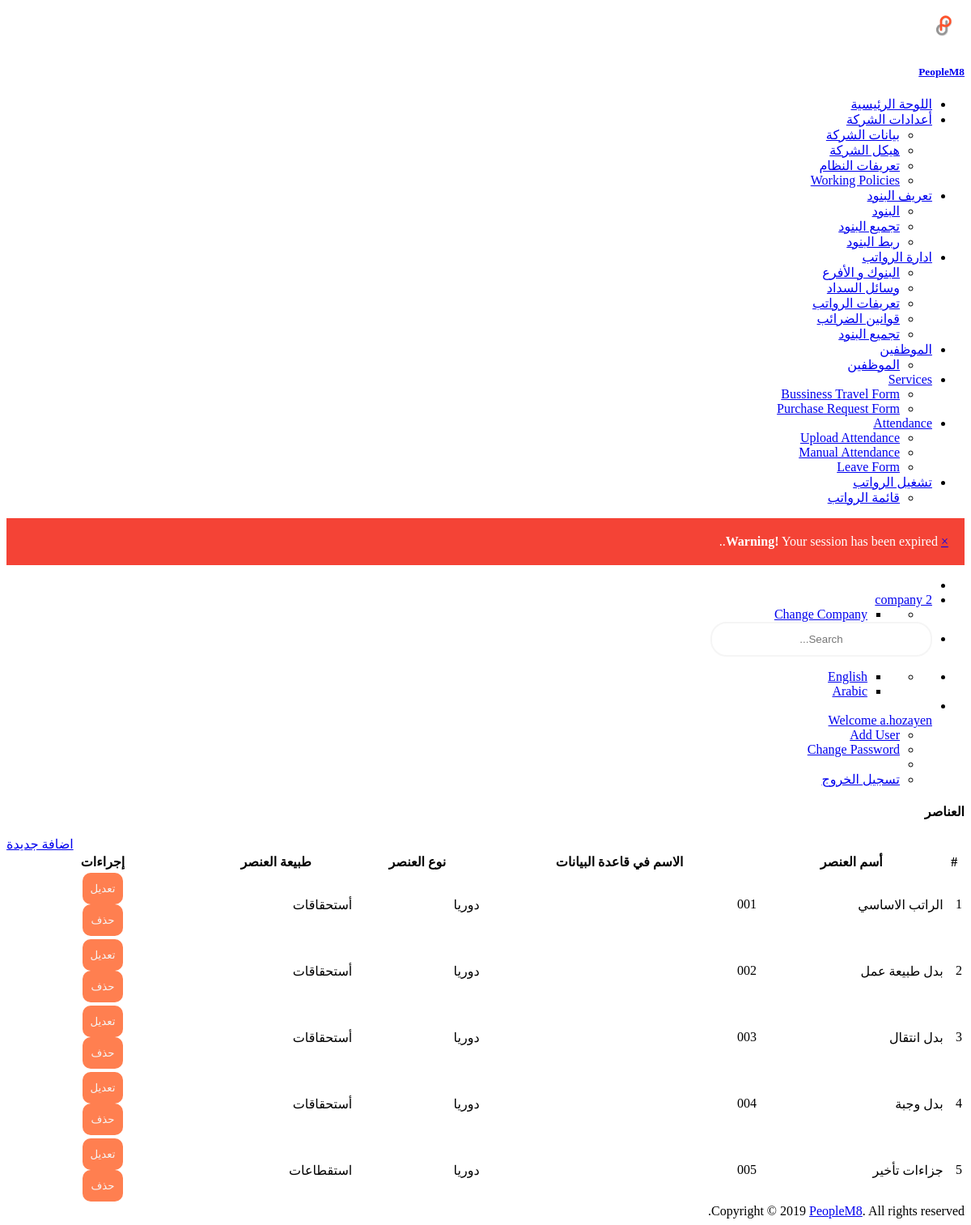
The app's page /element/element/list/ (signed in) with its own data.
### custom_user/models.py (models this page shows)
class User(AbstractUser):
    emp_type_list = [("A", _("Admin")),
                     ("E", _("Employee"))]
    company = models.ForeignKey(Enterprise, null=True, blank=True, on_delete=models.CASCADE, related_name='company_user', verbose_name=_('Name'))
    employee_type = models.CharField(max_length=3, choices=emp_type_list, verbose_name=_('Employee Type'))
    business_unit_name = models.CharField(max_length=150, null=True, blank=True, verbose_name=_('Business Unit Name'))
    reg_tax_num = models.CharField(max_length=150, null=True, blank=True, verbose_name=_('Reg Tax Num'))
    commercail_record = models.CharField(max_length=150, null=True, blank=True, verbose_name=_('Commercail Record '))

### company/models.py (models this page shows)
class Enterprise(models.Model):
    enterprise_user = models.ForeignKey(settings.AUTH_USER_MODEL, on_delete=models.CASCADE, related_name="company_user")
    name = models.CharField(max_length=255, verbose_name=_('Company Name'))
    reg_tax_num = models.CharField(max_length=150, verbose_name=_('Reg Tax Num'))
    commercail_record = models.CharField(max_length=150, verbose_name=_('Commercial Record'))
    address1 = models.CharField(max_length=255, blank=True, null=True, verbose_name=_('Address1'))
    phone = models.CharField(max_length=255, blank=True, null=True, verbose_name=_('Phone'))
    mobile = models.CharField(max_length=255, blank=True, null=True, verbose_name=_('Mobile'))
    fax = models.CharField(max_length=255, blank=True, null=True, verbose_name=_('Fax'))
    email = models.EmailField(blank=True, null=True, verbose_name=_('Email'))
    country = models.ForeignKey(Country, on_delete=models.CASCADE, null=True, blank=True, verbose_name=_('Country'))
    slug = models.SlugField(blank=True, null=True)
    start_date = models.DateField(auto_now=False, auto_now_add=False, default=date.today, verbose_name=_('Start Date'))
    end_date = models.DateField(auto_now=False, auto_now_add=False, blank=True, null=True, verbose_name=_('End Date'))
    created_by = models.ForeignKey(settings.AUTH_USER_MODEL, blank=False, on_delete=models.CASCADE,
                                   related_name="company_created_by")
    creation_date = models.DateField(auto_now=True, auto_now_add=False)
    last_update_by = models.ForeignKey(settings.AUTH_USER_MODEL, blank=True, null=True, on_delete=models.CASCADE,
                                       related_name="company_last_update_by")
    last_update_date = models.DateField(auto_now=False, auto_now_add=True)
    attribute1 = models.CharField(max_length=255)
    attribute2 = models.CharField(max_length=255)
    attribute3 = models.CharField(max_length=255)
    attribute4 = models.CharField(max_length=255)
    attribute5 = models.CharField(max_length=255)
    attribute6 = models.CharField(max_length=255)
    attribute7 = models.CharField(max_length=255)
    attribute8 = models.CharField(max_length=255)
    attribute9 = models.CharField(max_length=255)
    attribute10 = models.CharField(max_length=255)
    attribute11 = models.CharField(max_length=255)
    attribute12 = models.CharField(max_length=255)
    attribute13 = models.CharField(max_length=255)
    attribute14 = models.CharField(max_length=255)
    attribute15 = models.CharField(max_length=255)
    def __str__(self):
        return self.name

### element_definition/models.py (models this page shows, shortened)
class Element_Master(models.Model):
    enterprise = models.ForeignKey(Enterprise, on_delete=models.CASCADE, related_name='enterprise_element_master',
                                   verbose_name=_('Enterprise Name'))
    element_name = models.CharField(max_length=100, verbose_name=_('Name'))
    db_name = models.CharField(max_length=4, null=True, blank=True, verbose_name=_('db Name'))
    element_type = models.ForeignKey(LookupDet, on_delete=models.CASCADE, null=True, blank=True,
                                     related_name='lookup_element', verbose_name=_('Element Type'))
    classification = models.ForeignKey(LookupDet, on_delete=models.CASCADE, null=True, blank=True,
                                       related_name='lookup_classification', verbose_name=_('classification'))
    effective_date = models.DateField(auto_now=False, auto_now_add=False, default=date.today, null=True, blank=True,
                                      verbose_name=_('Effective Date'))
    retro_flag = models.BooleanField(verbose_name=_('Retro Flag'))
    tax_flag = models.BooleanField(verbose_name=_('Tax Flag'))
    fixed_amount = models.IntegerField(default=0, verbose_name=_('Fixed Amount'))
    element_formula = models.TextField(max_length=255, null=True, blank=True, verbose_name=_('Formula'))
    start_date = models.DateField(auto_now=False, auto_now_add=False, default=date.today, verbose_name=_('Start Date'))
    end_date = models.DateField(auto_now=False, auto_now_add=False, null=True, blank=True, verbose_name=_('End Date'))
    created_by = models.ForeignKey(settings.AUTH_USER_MODEL, blank=False, on_delete=models.CASCADE,
                                   related_name="element_master_created_by")
    creation_date = models.DateField(auto_now=True, auto_now_add=False)
    last_update_by = models.ForeignKey(settings.AUTH_USER_MODEL, null=True, blank=True, on_delete=models.CASCADE,
                                       related_name="element_master_last_update_by")
    last_update_date = models.DateField(auto_now=False, auto_now_add=True)

### defenition/models.py (models this page shows)
class LookupDet(models.Model):
    lookup_type_fk	=	models.ForeignKey(LookupType, on_delete=models.CASCADE,related_name='lookup_type_fk',verbose_name=_('Lookup Type'))
    name	=	models.CharField(max_length=50,verbose_name=_('Name'))
    code	=	models.CharField(max_length=50,verbose_name=_('Code'))
    description	=	models.CharField(max_length=255, null=True, blank=True,verbose_name=_('Description'))
    start_date	=	models.DateField(auto_now=False, auto_now_add=False, default=date.today,verbose_name=_('Start Date') )
    end_date	=	models.DateField(auto_now=False, auto_now_add=False, blank=True, null=True,verbose_name=_('End Date'))
    created_by =    models.ForeignKey(settings.AUTH_USER_MODEL, blank=False,on_delete=models.CASCADE,related_name="lookup_det_created_by")
    creation_date	=	models.DateField(auto_now=True, auto_now_add=False)
    last_update_by	=	models.ForeignKey(settings.AUTH_USER_MODEL,null=True, blank=True, on_delete=models.CASCADE,related_name="lookup_det_last_update_by")
    last_update_date	=	models.DateField(auto_now=False, auto_now_add=True)
    def __str__(self):
        return self.name

### element_definition/views.py (the view)
# urls.py: path('list/', views.listElementView, name='list-element'),
def listElementView(request):
    if request.method == 'GET':
        element_flag = False
        element_master = Element_Master.objects.filter(enterprise=request.user.company).filter(
            (Q(end_date__gte=date.today()) | Q(end_date__isnull=True)))
        for x in element_master:
            if x.db_name == '001' and x.enterprise == request.user.company:
                element_flag = True
    myContext = {
        'page_title': _('elements'),
        'element_master': element_master,
        'basic_flag': element_flag,
    }
    return render(request, 'list-elements.html', myContext)

### element_definition/templates/list-elements.html (shortened to what this page needs)
{% extends 'master.html'%}
{% load staticfiles%}
{% load crispy_forms_tags %}
{% load l10n %}
{% load i18n %}
{% block body%}
<div class="container-fluid">
  <div class="row" style="margin-left:0px;">
    <div class="col-md-8">
      <h4 class="c-grey-900">{{page_title|title}}</h4>
    </div>
    <div class="col-md-4">
      <div class="gap-10 peers {% if LANGUAGE_BIDI %} push-left {% else %} push-right {% endif %}">
        <div class="peer">
          {% if basic_flag is False %}
          <button type="button" class="btn cur-p btn-primary" data-toggle="modal" data-target="#basic_element_modal">{% trans "Add" %}</button>
          {% else %}
          <a href="{% url 'element_definition:element-create' %}" class="btn cur-p btn-primary">{% trans "Add" %}</a>
          {% endif %}
        </div>
      </div>
    </div>
  </div>
  <div class="row" style="margin-left:0px;">
    <div class="col-md-12">
      <div class="bgc-white bd bdrs-3 p-20 mB-20">
        <table class="table table-striped table-bordered" id="dataTable" width="100%">
          <thead>
            <tr>
              <th>#</th>
              <th>{% trans "Element Name" %}</th>
              <th>{% trans "Database Name" %}</th>
              <th>{% trans "Element Type" %}</th>
              <th>{% trans "Element Classification" %}</th>
              <th width="20%">{% trans "Actions" %}</th>
            </tr>
          </thead>
          <tbody>
            {% for x in element_master %}
            <tr>
              <td scope="row">{{ forloop.counter }}</td>
              <td>{{ x.element_name }}</td>
              <td>{{ x.db_name }}</td>
              <td>{{ x.element_type }}</td>
              <td>{{ x.classification }}</td>
              <td class="Actions">
                <div class="gap-10 peers">
                  <div class="peer">
                    <a href="{% url 'element_definition:update-element' pk=x.id %}">
                      <button type="button" class="btn cur-p btn-outline-primary">{% trans "Update" %}</button>
                    </a>
                  </div>
                  <div class="peer">
                    <a href="#">
                      <button type="button" class="btn cur-p btn-outline-danger" data-toggle="modal" data-target="#delete-modal{{x.pk}}">{% trans "Delete" %}</button>
                    </a>
                  </div>
                </div>
              </td>
            </tr>
            {% endfor %}
          </tbody>
        </table>
      </div>
    </div>
  </div>
</div>
{% endblock body%}

### MashreqPayroll/templates/top_nav.html (shortened to what this page needs)
{% load staticfiles %}
{% load i18n %}
{% load l10n %}
{% get_current_language_bidi as LANGUAGE_BIDI %}
<div class="header-container">
  <ul class="{% if LANGUAGE_BIDI %} nav-right {% else %} nav-left {% endif %}">
    <li><a id="sidebar-toggle" class="sidebar-toggle" href="javascript:void(0);"></a></li>
    <li class="notifications dropdown">
      <a href="#" class="dropdown-toggle no-after" data-toggle="dropdown">
        {% if LANGUAGE_BIDI %}
        <span class="fsz-sm c-grey-900">{{request.user.company}}</span>
        {% else %}
        <span class="fsz-sm c-grey-900">{{request.user.company}}</span>
        <i class="ti-angle-down" style="font-size: xx-small;"></i>
        {% endif %}
      </a>
      <ul class="dropdown-menu" style="min-width: 125px;">
        <li>
          <ul class="dropdown-menu p-5 fsz-sm" style="position: relative;">
            <li><a href="{% url 'company:user-companies-list' %}" class="d-b td-n pY-5 bgcH-grey-100 c-grey-700">{% trans "Change Company" %}</a></li>
          </ul>
        </li>
      </ul>
    </li>
    <li class="search-input"><input class="form-control" type="text" placeholder="Search..."></li>
  </ul>
  <ul class="{% if LANGUAGE_BIDI %} nav-left {% else %} nav-right {% endif %}">
    <li class="notifications dropdown">
      <ul class="dropdown-menu" style="min-width: 125px;">
        <li>
          <ul class="ovY-a pos-r scrollable lis-n p-0 m-0 fsz-sm">
            <li><a href="{% url 'home:en' %}" class="peers fxw-nw td-n p-20 bdB c-grey-800 cH-blue bgcH-grey-100">English</a></li>
            <li><a href="{% url 'home:ar' %}" class="peers fxw-nw td-n p-20 bdB c-grey-800 cH-blue bgcH-grey-100">Arabic</a></li>
          </ul>
        </li>
      </ul>
    </li>
    <li class="dropdown">
      <a href="#" class="dropdown-toggle no-after peers fxw-nw ai-c lh-1" data-toggle="dropdown">
        <div class="peer mR-10"><img class="w-2r bdrs-50p" src="#" alt=""></div>
        <div class="peer"><span class="fsz-sm c-grey-900">Welcome {{request.user}}</span></div>
      </a>
      <ul class="dropdown-menu fsz-sm">
        {% if request.user.employee_type == 'A'%}
        <li><a href="{% url 'home:new-user' %}" class="d-b td-n pY-5 bgcH-grey-100 c-grey-700">
            <span>{% trans "Add User" %}</span></a>
        </li>
        {% endif %}
        <li><a href="{% url 'home:password_change' %}" class="d-b td-n pY-5 bgcH-grey-100 c-grey-700">
            <span>{% trans "Change Password" %}</span></a>
        </li>
        <li role="separator" class="divider"></li>
        {% if user.is_authenticated %}
        <li>
          <a href="{% url 'home:logout' %}" class="d-b td-n pY-5 bgcH-grey-100 c-grey-700">
             <span>{% trans "Log out" %}</span>
          </a>
        </li>
        {% else %}
        <li>
          <a href="{% url 'home:user-login' %}" class="d-b td-n pY-5 bgcH-grey-100 c-grey-700">
            <i class="ti-power-off mR-10"></i> <span>{% trans "Log in" %}</span>
          </a>
        </li>
        {% endif %}
      </ul>
    </li>
  </ul>
</div>

### MashreqPayroll/static/css/style-main-ar.css (style rules this page uses)
body { text-align: right !important; }
input { border: 2px solid whitesmoke; border-radius: 20px; padding: 12px 10px; text-align: center; width: 250px; }
button { border: none; border-radius: 10px; padding: 12px 10px; text-align: center; cursor: pointer; background: coral; color: whitesmoke; }
.Actions { display: block ruby; text-align: center; }
.push-left { float: left; }

### MashreqPayroll/static/css/style.css (style rules this page uses)
th { text-align: center; }

### records on screen
User: user.company "company 2", user "a.hozayen"
Element_Master: element_name "الراتب الاساسي", db_name "001", element_type "دوريا", classification "أستحقاقات"
Element_Master: element_name "بدل طبيعة عمل", db_name "002", element_type "دوريا", classification "أستحقاقات"
Element_Master: element_name "بدل انتقال", db_name "003", element_type "دوريا", classification "أستحقاقات"
Element_Master: element_name "بدل وجبة", db_name "004", element_type "دوريا", classification "أستحقاقات"
Element_Master: element_name "جزاءات تأخير", db_name "005", element_type "دوريا", classification "استقطاعات"

### other values on screen
{{ message|safe }} "Your session has been expired."
{{ page_title|title }} "العناصر"
